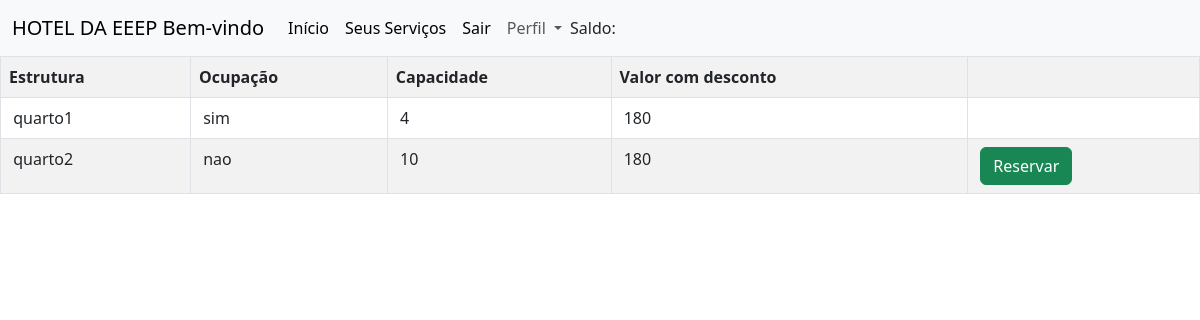
The page /ACadastro/Agerente.php on the database as committed earlier.
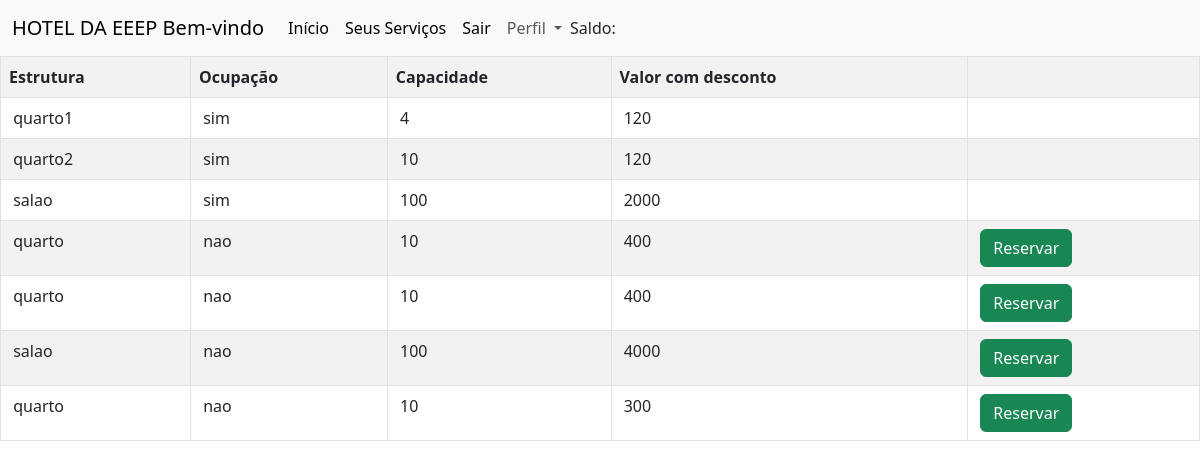
The same page on the database as committed later.
### tables this page shows
CREATE TABLE `estruturas` (
  `id` int(11) NOT NULL,
  `estrutura` varchar(255) NOT NULL,
  `capacidade` varchar(255) NOT NULL,
  `ocupado` varchar(255) NOT NULL,
  `pessoa` varchar(255) NOT NULL,
  `desconto` float NOT NULL,
  `tipo` varchar(255) NOT NULL,
  `valor` float NOT NULL
);

### ACadastro/listaE.php (the view, shortened to what this page needs)
<?php
$sql="SELECT * FROM estruturas";
$res=$conn->query($sql);
echo "<table class='table table-hover
table-striped table-bordered'>";
echo"<tr>";
echo  "<th>Estrutura</th>";
echo  "<th>Ocupação</th>";
echo  "<th>Capacidade</th>";
echo  "<th>Valor com desconto</th>";
echo  "<th></th>";
while($row=$res->fetch_object()){
   $val= (($row->valor)-($row->valor)*($row->desconto));
    echo "<form action='reserva.php' method='POST'>";
    echo "<tr><td><label></label> {$row->estrutura}</td>";
    echo "<td><label></label> {$row->ocupado}</td>";
    echo "<td><label></label> {$row->capacidade}</td>";
    echo "<td><label></label> {$val}</td>";
    echo "<td><label></label>" ;
       if($_SESSION['nome']==$row->pessoa || $row->pessoa==''){
    if($row->ocupado=='nao')
    {echo" <button class='btn btn-success'>Reservar</td>";}else{
        echo" <button class='btn btn-warning'>Cancelar</td>";
    }}
    echo "</form>";
}
echo"</table>";
?>

### ACadastro/Agerente.php (shortened to what this page needs)
<?php
include("../config.php");
$res= $conn->query("SELECT dinheiro FROM funcionarios WHERE nome='{$_SESSION['nome']}'");
$row=$res->fetch_object();
$dinheiro=$row->dinheiro;
  echo"
    <!doctype html>
    <html lang='pt-br'>
   <head>
      <meta charset='utf-8'>
     <meta name='viewport' content='width=device-width, initial-scale=1'>
     <title>HOTEL DA EEEP</title>
     <link href='https://cdn.jsdelivr.net/npm/bootstrap@5.3.0-alpha1/dist/css/bootstrap.min.css' rel='stylesheet'>
    </head>
   <body>
  <nav class='navbar navbar-expand-lg bg-body-tertiary'>
  <div class='container-fluid'>
    <a class='navbar-brand' href='#'>HOTEL DA EEEP Bem-vindo {$_SESSION['nome']}</a>
    <button class='navbar-toggler' type='button' data-bs-toggle='collapse' data-bs-target='#navbarNavDropdown' aria-controls='navbarNavDropdown' aria-expanded='false' aria-label='Toggle navigation'>
      <span class='navbar-toggler-icon'></span>
    </button>
    <div class='collapse navbar-collapse' id='navbarNavDropdown'>
      <ul class='navbar-nav'>
        <li class='nav-item'>
          <a class='nav-link active' aria-current='page' href='../ACadastro/Agerente.php'>Início</a>
        </li>
        <a class='nav-link active' aria-current='page' href='?page3=lserv'>Seus Serviços</a>
        <li class='nav-item'>
          <a class='nav-link active' aria-current='page' href='?page3=sair'>Sair</a>
        </li>
        <li class='nav-item dropdown'>
          <a class='nav-link dropdown-toggle' href='#' role='button' data-bs-toggle='dropdown' aria-expanded='false'>
            Perfil
          </a>
          <ul class='dropdown-menu'>
            <li><a class='dropdown-item' href='?page3=sair'>Sair</a></li>
            <li><a class='dropdown-item' href='#'>Serviços</a></li>
            <li><a class='dropdown-item' href='#'>Something else here</a></li>
          </ul>
        </li>
      </ul>
      <label>Saldo:{$dinheiro}</label>
    </div>
  </div>
</nav>
";
switch(@$_REQUEST["page3"]){
default:
    include("listaE.php");
    break;
}
?>

Rows that differ between the two databases and show on the page:
changed estruturas "quarto1": val "180" → "120"
changed estruturas "quarto2": ocupado "nao" → "sim"; val "180" → "120"; no longer shows "Reservar"
added estruturas: estrutura "salao", ocupado "sim", capacidade "100", valor "2000"
added estruturas: estrutura "quarto", ocupado "nao", capacidade "10", valor "400", pessoa "Reservar"
added estruturas: estrutura "quarto", ocupado "nao", capacidade "10", valor "400", pessoa "Reservar"
added estruturas: estrutura "salao", ocupado "nao", capacidade "100", valor "4000", pessoa "Reservar"
added estruturas: estrutura "quarto", ocupado "nao", capacidade "10", valor "300", pessoa "Reservar"
